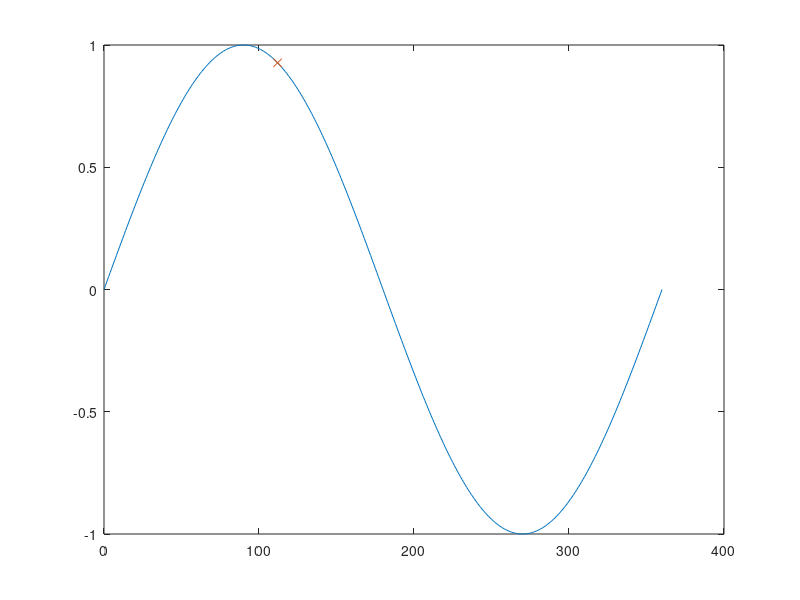

MATLAB code to generate this figure: (Note: this script raises an error after producing the figure.)
%% in-classex
analyticalAnswer = sind(112);
x = 0:1:360;
y = sind(x);
plot(x,y);
hold on;
plot(112,analyticalAnswer,'x');
t2 = taylorSine(112,2);
plot(112,t2,'x');
t3 = taylorSine(112,3);
plot(112,t3,'x');